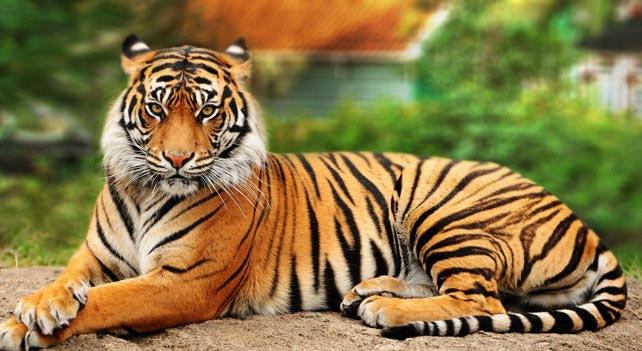
#> input picture Chapter01/data/tiger.jpg, 642 x 351 px
$ python SVD_Demo.py
#> lines starting #> are read from the running program, lines starting #| are printed output that depends on the picture; long printed decimals are rounded
from __future__ import division
import numpy as np
import matplotlib.pyplot as plt
from PIL import Image
image = np.array(Image.open('data/tiger.jpg'))
#> image is the input picture: shape (351, 642, 3); mean R, G, B 135.4, 118, 67.3

image = image / 255
row, col, _ = image.shape
#> row = 351; col = 642
print("pixels: ", row, "*", col)
#| pixels:  351 * 642

fig = plt.figure(figsize=(15, 10))
a = fig.add_subplot(1, 1, 1)
imgplot = plt.imshow(image)
a.set_title('Royal Bengal Tiger, Sundarban, Bangladesh')
plt.show()

image_red = image[:, :, 0]
image_green = image[:, :, 1]
image_blue = image[:, :, 2]
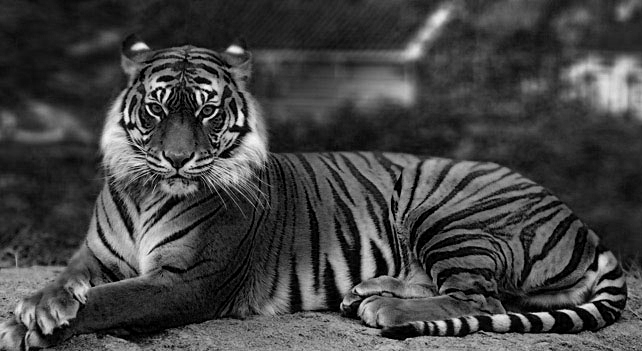
#> image_blue: shape (351, 642) float64; min 0, max 0.976, mean 0.264

original_bytes = image.nbytes
#> original_bytes = 5408208
print("The space needed to store this image is: ", original_bytes/1024, " KB")
#| The space needed to store this image is:  5281.453  KB

U_r, d_r, V_r = np.linalg.svd(image_red, full_matrices=True)
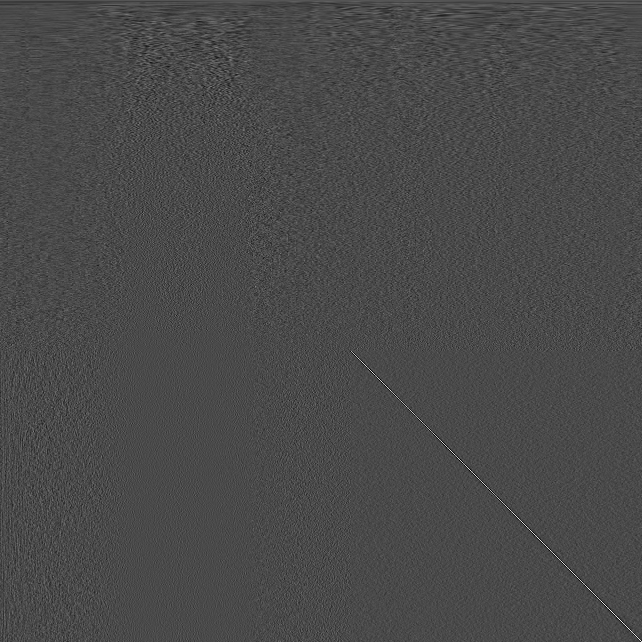
#> V_r: shape (642, 642) float64; min -0.287, max 0.7, mean 6.21e-05; drawn with min black and max white
#> d_r = 351 values, max 257 at index 0, min 0.0255 at index 350, mean 3.46
U_g, d_g, V_g = np.linalg.svd(image_green, full_matrices=True)
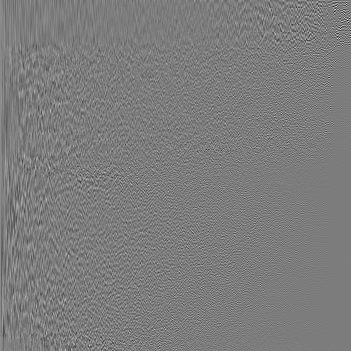
#> U_g: shape (351, 351) float64; min -0.484, max 0.504, mean 0.000163; drawn with min black and max white
#> d_g = 351 values, max 221.9 at index 0, min 0.0231 at index 350, mean 3.06
U_b, d_b, V_b = np.linalg.svd(image_blue, full_matrices=True)
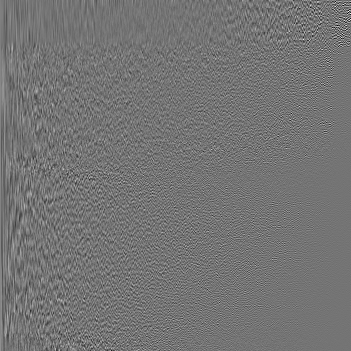
#> U_b: shape (351, 351) float64; min -0.38, max 0.451, mean 0.000159; drawn with min black and max white
#> d_b = 351 values, max 129.7 at index 0, min 0.0284 at index 350, mean 2.53

bytes_to_be_stored = sum([matrix.nbytes for matrix in [U_r, d_r, V_r, U_g, d_g, V_g, U_b, d_b, V_b]])
#> bytes_to_be_stored = 12857184
print("The matrices that we store have total size: ", bytes_to_be_stored/1024, " KB")
#| The matrices that we store have total size:  12555.844  KB

k = 50

U_r_k = U_r[:, 0:k]
V_r_k = V_r[0:k, :]
U_g_k = U_g[:, 0:k]
V_g_k = V_g[0:k, :]
U_b_k = U_b[:, 0:k]
V_b_k = V_b[0:k, :]

d_r_k = d_r[0:k]
#> d_r_k = 50 values, max 257 at index 0, min 5.13 at index 49, mean 17.91
d_g_k = d_g[0:k]
#> d_g_k = 50 values, max 221.9 at index 0, min 4.72 at index 49, mean 15.29
d_b_k = d_b[0:k]
#> d_b_k = 50 values, max 129.7 at index 0, min 4.11 at index 49, mean 11.88

compressed_bytes = sum([matrix.nbytes for matrix in
                        [U_r_k, d_r_k, V_r_k, U_g_k, d_g_k, V_g_k, U_b_k, d_b_k, V_b_k]])
#> compressed_bytes = 1192800
print("Compressed matrices have total size: ", compressed_bytes/1024, "KB")
#| Compressed matrices have total size:  1164.844 KB

ratio = compressed_bytes / original_bytes
#> ratio = 0.221
print("Compression ratio between the original image size and the total size of the compressed factors is: ", ratio)
#| Compression ratio between the original image size and the total size of the compressed factors is:  0.2206

image_red_approx = np.dot(U_r_k, np.dot(np.diag(d_r_k), V_r_k))
image_green_approx = np.dot(U_g_k, np.dot(np.diag(d_g_k), V_g_k))
image_blue_approx = np.dot(U_b_k, np.dot(np.diag(d_b_k), V_b_k))

image_reconstructed = np.zeros((row, col, 3))

image_reconstructed[:, :, 0] = image_red_approx
image_reconstructed[:, :, 1] = image_green_approx
image_reconstructed[:, :, 2] = image_blue_approx

image_reconstructed[image_reconstructed < 0] = 0
#> image_reconstructed: shape (351, 642, 3) float64; mean of channels 0, 1, 2 0.531, 0.463, 0.264
image_reconstructed[image_reconstructed > 1] = 1
#> image_reconstructed: shape (351, 642, 3) float64; mean of channels 0, 1, 2 0.531, 0.463, 0.264

fig = plt.figure(figsize=(15, 10))
a = fig.add_subplot(1, 1, 1)
imgplot = plt.imshow(image_reconstructed)
a.set_title('Compressed image of the Royal Bengal Tiger, using best rank-{} approximation'.format(k))
plt.show()

k = 10

U_r_k = U_r[:, 0:k]
V_r_k = V_r[0:k, :]
U_g_k = U_g[:, 0:k]
V_g_k = V_g[0:k, :]
U_b_k = U_b[:, 0:k]
V_b_k = V_b[0:k, :]

d_r_k = d_r[0:k]
#> d_r_k = [257, 49.95, 39.84, 34.86, 29.53, 25.49, 21.71, 20.39, 19.72, 18.93]
d_g_k = d_g[0:k]
#> d_g_k = [221.9, 38.98, 28.68, 25.03, 24.29, 21.76, 18.89, 17.08, 16.5, 15.64]
d_b_k = d_b[0:k]
#> d_b_k = [129.7, 33.9, 29.17, 26.5, 23.66, 17.48, 16.84, 14.08, 13.68, 12.15]

compressed_bytes = sum([matrix.nbytes for matrix in
                        [U_r_k, d_r_k, V_r_k, U_g_k, d_g_k, V_g_k, U_b_k, d_b_k, V_b_k]])
#> compressed_bytes = 238560
print("Compressed matrices have total size: ", compressed_bytes/1024, "KB")
#| Compressed matrices have total size:  232.969 KB

image_red_approx = np.dot(U_r_k, np.dot(np.diag(d_r_k), V_r_k))
image_green_approx = np.dot(U_g_k, np.dot(np.diag(d_g_k), V_g_k))
image_blue_approx = np.dot(U_b_k, np.dot(np.diag(d_b_k), V_b_k))

image_reconstructed = np.zeros((row, col, 3))
image_reconstructed[:, :, 0] = image_red_approx
image_reconstructed[:, :, 1] = image_green_approx
image_reconstructed[:, :, 2] = image_blue_approx
image_reconstructed[image_reconstructed < 0] = 0
#> image_reconstructed: shape (351, 642, 3) float64; mean of channels 0, 1, 2 0.531, 0.463, 0.264
image_reconstructed[image_reconstructed > 1] = 1
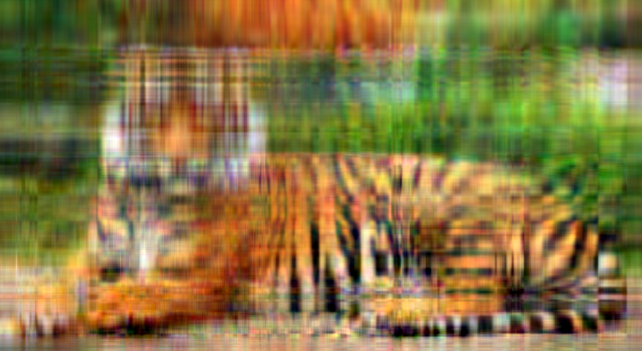
#> image_reconstructed: shape (351, 642, 3) float64; mean of channels 0, 1, 2 0.531, 0.463, 0.264; drawn as R, G, B

fig = plt.figure(figsize=(15, 10))
a = fig.add_subplot(1, 1, 1)
imgplot = plt.imshow(image_reconstructed)
a.set_title('Compressed image of the Royal Bengal Tiger, using best rank-{} approximation'.format(k))
plt.show()

k = 200

U_r_k = U_r[:, 0:k]
#> U_r_k: shape (351, 200) float64
V_r_k = V_r[0:k, :]
#> V_r_k: shape (200, 642) float64
U_g_k = U_g[:, 0:k]
#> U_g_k: shape (351, 200) float64
V_g_k = V_g[0:k, :]
#> V_g_k: shape (200, 642) float64
U_b_k = U_b[:, 0:k]
#> U_b_k: shape (351, 200) float64
V_b_k = V_b[0:k, :]
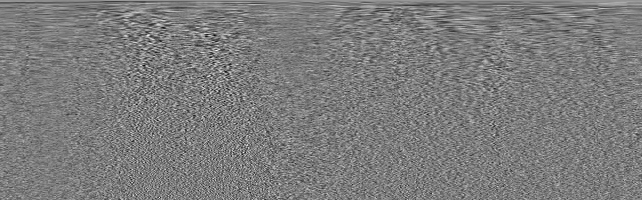
#> V_b_k: shape (200, 642) float64; min -0.221, max 0.232, mean 0.000172; drawn with min black and max white

d_r_k = d_r[0:k]
#> d_r_k = 200 values, max 257 at index 0, min 0.649 at index 199, mean 5.88
d_g_k = d_g[0:k]
#> d_g_k = 200 values, max 221.9 at index 0, min 0.649 at index 199, mean 5.19
d_b_k = d_b[0:k]
#> d_b_k = 200 values, max 129.7 at index 0, min 0.64 at index 199, mean 4.25

image_red_approx = np.dot(U_r_k, np.dot(np.diag(d_r_k), V_r_k))
image_green_approx = np.dot(U_g_k, np.dot(np.diag(d_g_k), V_g_k))
image_blue_approx = np.dot(U_b_k, np.dot(np.diag(d_b_k), V_b_k))

image_reconstructed = np.zeros((row, col, 3))
image_reconstructed[:, :, 0] = image_red_approx
image_reconstructed[:, :, 1] = image_green_approx
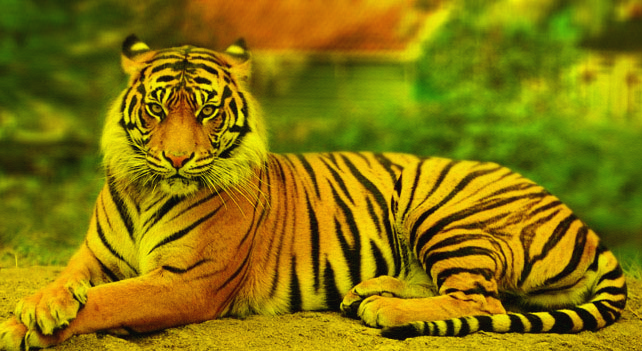
#> image_reconstructed: shape (351, 642, 3) float64; mean of channels 0, 1, 2 0.531, 0.463, 0; drawn with min black and max white
image_reconstructed[:, :, 2] = image_blue_approx
image_reconstructed[image_reconstructed < 0] = 0
#> image_reconstructed: shape (351, 642, 3) float64; mean of channels 0, 1, 2 0.531, 0.463, 0.264
image_reconstructed[image_reconstructed > 1] = 1
#> image_reconstructed: shape (351, 642, 3) float64; mean of channels 0, 1, 2 0.531, 0.463, 0.264

fig = plt.figure(figsize=(15, 10))
a = fig.add_subplot(1, 1, 1)
imgplot = plt.imshow(image_reconstructed)
a.set_title('Compressed image of the Royal Bengal Tiger, using best rank-{} approximation'.format(k))
plt.show()
